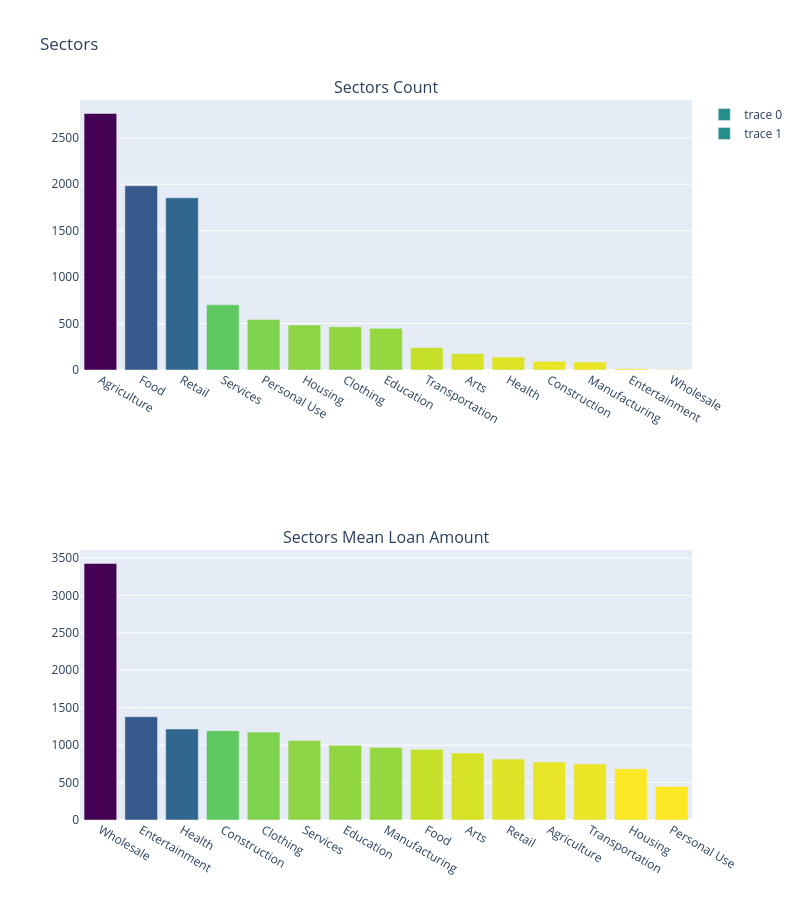

Notebook source saved alongside this figure:
### Markdown cell above
# <p style="background-color:#8502d1; font-family:calibri; color:white; font-size:150%; text-align:center; border-radius:15px 50px;"> Visualizing Sector Distribution and Mean Loan Amounts in Kiva Dataset

### Code cell
# Importing necessary libraries for data manipulation and interactive visualization
import plotly.graph_objs as go
from plotly.subplots import make_subplots
import plotly.offline as py
import pandas as pd

# Extracting the 'sector' column from the Kiva dataset
sectors = df_kiva.sector

# Grouping the data by sector and calculating the mean loan amount for each sector,
# then sorting these means in descending order and selecting the top 30 sectors
sectors_amount = pd.DataFrame(df_kiva.groupby(['sector'])['loan_amount'].mean().sort_values(ascending=False)[:30]).reset_index()

# Creating a bar chart for sector counts using Plotly's Bar object
# The x-axis represents sector names, and the y-axis represents the count of loans in each sector
sectors_count = go.Bar(
    x=sectors.value_counts().index.values,
    y=sectors.value_counts().values,
    marker=dict(
        color=sectors.value_counts().values,  # Coloring the bars based on their count for visual emphasis
        colorscale='Viridis',  # Using the 'Viridis' colorscale
        reversescale=True  # Reversing the colorscale for aesthetic preference
    )
)

# Creating a bar chart for the mean loan amount by sector
# The x-axis represents sector names, and the y-axis represents the average loan amount for each sector
sectors_mean = go.Bar(
    x=sectors_amount.sector,
    y=sectors_amount.loan_amount,
    marker=dict(
        color=sectors.value_counts().values,  # Note: This line may not work as intended because the colors are based on sector counts, not mean values
        colorscale='Viridis',  # Using the 'Viridis' colorscale
        reversescale=True  # Reversing the colorscale for aesthetic preference
    )
)

# Creating a subplot layout with 2 rows and 1 column
fig = make_subplots(rows=2, cols=1,
                    subplot_titles=('Sectors Count',  # Title for the first plot
                                    'Sectors Mean Loan Amount'))  # Title for the second plot

# Adding the sector count bar chart to the first row of the subplot
fig.add_trace(sectors_count, row=1, col=1)
# Adding the mean loan amount bar chart to the second row of the subplot
fig.add_trace(sectors_mean, row=2, col=1)

# Updating the overall layout of the figure
fig.update_layout(height=900, width=800, title='Sectors')

# Displaying the interactive Plotly figure in the notebook
py.iplot(fig, filename='Sectors Count')

### Figure 1 — Plotly figure (JSON) as saved in the notebook; plotly's stock layout.template omitted (floating-point values rounded to 4 significant figures)
{"data": [{"marker": {"color": [2762, 1984, 1854, 702, 544, 485, 465, 449, 242, 176, 139, 93, 87, 13, 5], "colorscale": [[0, "#440154"], [0.1111, "#482878"], [0.2222, "#3e4989"], [0.3333, "#31688e"], [0.4444, "#26828e"], [0.5556, "#1f9e89"], [0.6667, "#35b779"], [0.7778, "#6ece58"], [0.8889, "#b5de2b"], [1, "#fde725"]], "reversescale": true}, "type": "bar", "x": ["Agriculture", "Food", "Retail", "Services", "Personal Use", "Housing", "Clothing", "Education", "Transportation", "Arts", "Health", "Construction", "Manufacturing", "Entertainment", "Wholesale"], "xaxis": "x", "y": [2762, 1984, 1854, 702, 544, 485, 465, 449, 242, 176, 139, 93, 87, 13, 5], "yaxis": "y"}, {"marker": {"color": [2762, 1984, 1854, 702, 544, 485, 465, 449, 242, 176, 139, 93, 87, 13, 5], "colorscale": [[0, "#440154"], [0.1111, "#482878"], [0.2222, "#3e4989"], [0.3333, "#31688e"], [0.4444, "#26828e"], [0.5556, "#1f9e89"], [0.6667, "#35b779"], [0.7778, "#6ece58"], [0.8889, "#b5de2b"], [1, "#fde725"]], "reversescale": true}, "type": "bar", "x": ["Wholesale", "Entertainment", "Health", "Construction", "Clothing", "Services", "Education", "Manufacturing", "Food", "Arts", "Retail", "Agriculture", "Transportation", "Housing", "Personal Use"], "xaxis": "x2", "y": [3425, 1379.0, 1214.0, 1192.0, 1173.0, 1063.0, 996.5, 969.5, 943.9, 895.0, 813.4, 774.6, 749.2, 683.8, 448.5], "yaxis": "y2"}], "layout": {"annotations": [{"font": {"size": 16}, "showarrow": false, "text": "Sectors Count", "x": 0.5, "xanchor": "center", "xref": "paper", "y": 1, "yanchor": "bottom", "yref": "paper"}, {"font": {"size": 16}, "showarrow": false, "text": "Sectors Mean Loan Amount", "x": 0.5, "xanchor": "center", "xref": "paper", "y": 0.375, "yanchor": "bottom", "yref": "paper"}], "height": 900, "title": {"text": "Sectors"}, "width": 800, "xaxis": {"anchor": "y", "domain": [0, 1]}, "xaxis2": {"anchor": "y2", "domain": [0, 1]}, "yaxis": {"anchor": "x", "domain": [0.625, 1]}, "yaxis2": {"anchor": "x2", "domain": [0, 0.375]}}}
